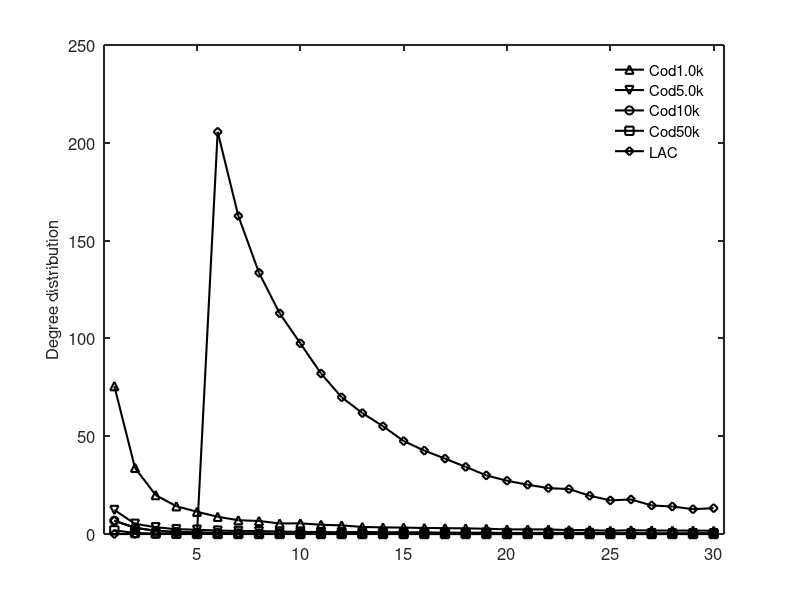

Reproduce this figure in MATLAB.
set(gcf,'color',[1, 1, 1]);
set(gcf,'unit','centimeters','position',[10 5 9 6]);

x=[1	2	3	4	5	6	7	8	9	10	11   12	13	14	15	16	17	18	19	20 21   22  23  24  25  26  27  28  29  30];

%disp(size(x));


y1 = [75.60427807486631 33.81283422459893 19.898395721925134 14.18716577540107 11.379679144385026 8.81283422459893 7.042780748663102 6.657754010695188 5.39572192513369 5.449197860962567 4.732620320855615 4.390374331550802 3.6149732620320854 3.379679144385027 3.27807486631016 3.06951871657754 2.9893048128342246 2.8823529411764706 2.6898395721925135 2.3529411764705883 2.3689839572192515 2.320855614973262 2.0106951871657754 1.9732620320855614 1.6898395721925135 1.9197860962566844 1.7914438502673797 1.7486631016042782 1.7540106951871657 1.6577540106951871];
y2 = [12.272727272727273 5.229946524064171 3.449197860962567 2.46524064171123 2.192513368983957 1.732620320855615 1.5561497326203209 1.4919786096256684 1.2459893048128343 1.0909090909090908 0.983957219251337 0.8770053475935828 1.053475935828877 0.8877005347593583 0.893048128342246 0.8502673796791443 0.6737967914438503 0.6951871657754011 0.679144385026738 0.4919786096256685 0.5614973262032086 0.5668449197860963 0.5721925133689839 0.5026737967914439 0.39572192513368987 0.44385026737967914 0.41711229946524064 0.36363636363636365 0.40106951871657753 0.37433155080213903];
y3 = [6.802139037433155 3.192513368983957 1.6203208556149733 1.0267379679144386 0.7433155080213903 0.5133689839572193 0.2994652406417112 0.25668449197860965 0.1443850267379679 0.10695187165775401 0.06951871657754011 0.058823529411764705 0.0481283422459893 0.03208556149732621 0.0106951871657754 0.0053475935828877 0.0053475935828877 0.0053475935828877 0.0106951871657754 0.0 0.0 0.0 0.0 0.0 0.0 0.0 0.0 0.0 0.0053475935828877 0.0];
y4 = [1.8877005347593583 0.4919786096256685 0.22459893048128343 0.06951871657754011 0.026737967914438502 0.016042780748663103 0.0 0.0 0.0 0.0 0.0 0.0 0.0 0.0 0.0 0.0 0.0 0.0 0.0 0.0 0.0 0.0 0.0 0.0 0.0 0.0 0.0 0.0 0.0 0.0];
y5 = [0.0 0.0 0.0 0.0 0.0 205.61243315508023 162.60000000000002 133.55931372549017 112.82798573975045 97.49634581105168 82.04505347593583 69.89683600713012 61.83106060606061 55.093137254901954 47.50993761140821 42.64777183600714 38.52295008912655 34.30886809269163 29.96693404634581 27.22201426024955 25.199509803921575 23.46381461675579 22.968983957219255 19.56341354723708 17.179545454545455 17.68128342245989 14.580882352941174 14.0620320855615 12.686675579322635 13.212121212121211];


p1= plot(x, y1, '-k^');
hold on;
p2 = plot(x, y2, '-kv');
hold on;
p3 = plot(x, y3, '-ko');
hold on;
p4 = plot(x, y4, '-ks');
hold on;
p5 = plot(x, y5, '-kd');
hold on;

ylabel('Degree distribution');

p3 = plot(x, y3, '-kd');

axis([0.5 30.5 0.0 250.0]);

leg=legend('Cod1.0k','Cod5.0k','Cod10k','Cod50k','LAC');
set(leg,'edgecolor','white');

set(gca, 'FontSize', 12);
set(get(gca, 'XLabel'), 'FontSize',12);
set(get(gca, 'YLabel'), 'FontSize',12);
set(findall(gcf,'type','line'),'linewidth',1.5);
set(gca, 'LineWidth', 1.5);